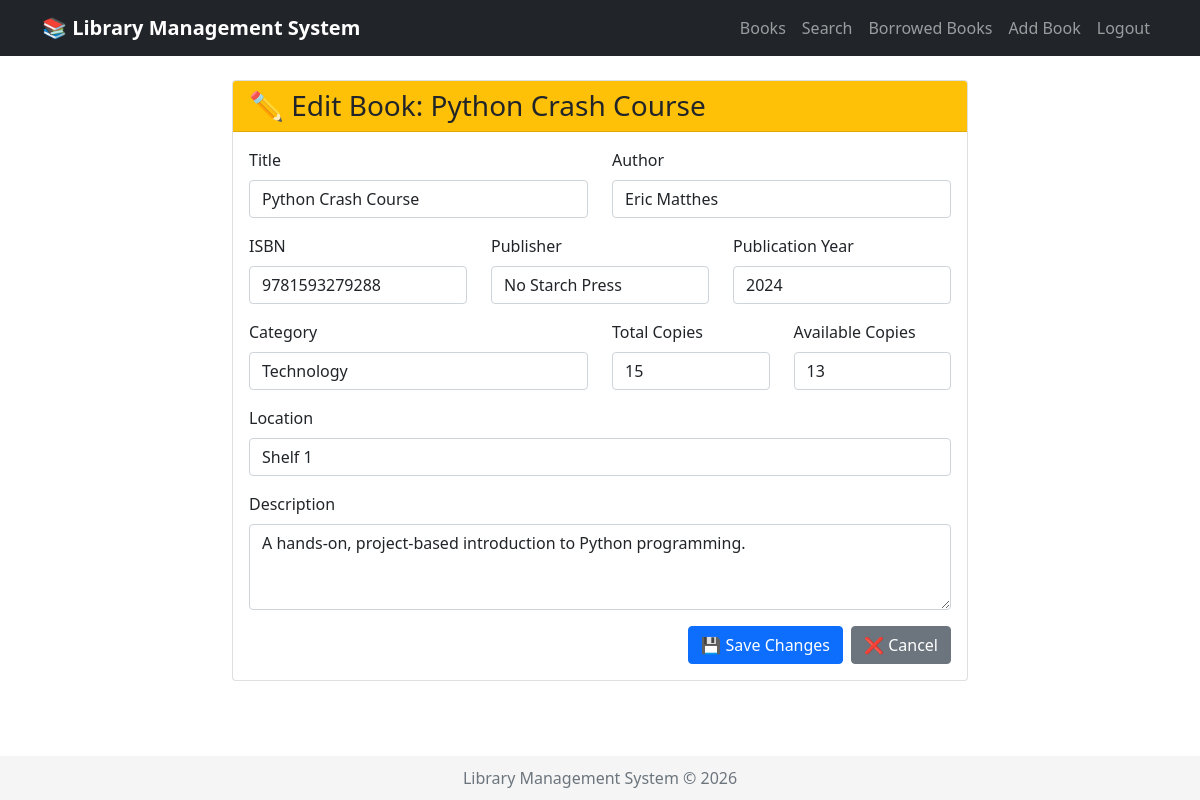
The app's page /books/edit/3/ (signed in) with its own data.
### books/models.py (models this page shows, shortened)
class Book(models.Model):
    title = models.CharField(max_length=200)
    author = models.CharField(max_length=100)
    isbn = models.CharField(max_length=13, unique=True)
    publisher = models.CharField(max_length=100)
    publication_year = models.IntegerField()
    category = models.CharField(max_length=50)
    total_copies = models.IntegerField(default=1)
    available_copies = models.IntegerField(default=1)
    location = models.CharField(max_length=50, blank=True)
    description = models.TextField(blank=True)
    created_at = models.DateTimeField(auto_now_add=True)
    updated_at = models.DateTimeField(auto_now=True)
    class Meta:
        ordering = ['title']

### books/views.py (the view)
# urls.py: path('books/edit/<int:book_id>/', views.edit_book, name='edit_book'),
@login_required
@user_passes_test(is_admin)
def edit_book(request, book_id):
    book = get_object_or_404(Book, id=book_id)
    if request.method == 'POST':
        form = BookForm(request.POST, instance=book)
        if form.is_valid():
            form.save()
            messages.success(request, f'Book "{book.title}" updated successfully!')
            return redirect('book_list')
    else:
        form = BookForm(instance=book)
    return render(request, 'edit_book.html', {'form': form, 'book': book})

### books/views.py (called while the page is built)
def is_admin(user):
    return user.is_staff or user.is_superuser

### books/templates/edit_book.html (shortened to what this page needs)
{% extends 'base.html' %}
{% block content %}
<div class="row">
    <div class="col-md-8 offset-md-2">
        <div class="card">
            <div class="card-header bg-warning">
                <h3 class="mb-0">✏️ Edit Book: {{ book.title }}</h3>
            </div>
            <div class="card-body">
                <form method="post">
                    <div class="row">
                        <div class="col-md-6 mb-3">
                            <label for="{{ form.title.id_for_label }}" class="form-label">Title</label>
                            {{ form.title }}
                        </div>
                        <div class="col-md-6 mb-3">
                            <label for="{{ form.author.id_for_label }}" class="form-label">Author</label>
                            {{ form.author }}
                        </div>
                    </div>
                    <div class="row">
                        <div class="col-md-4 mb-3">
                            <label for="{{ form.isbn.id_for_label }}" class="form-label">ISBN</label>
                            {{ form.isbn }}
                        </div>
                        <div class="col-md-4 mb-3">
                            <label for="{{ form.publisher.id_for_label }}" class="form-label">Publisher</label>
                            {{ form.publisher }}
                        </div>
                        <div class="col-md-4 mb-3">
                            <label for="{{ form.publication_year.id_for_label }}" class="form-label">Publication Year</label>
                            {{ form.publication_year }}
                        </div>
                    </div>
                    <div class="row">
                        <div class="col-md-6 mb-3">
                            <label for="{{ form.category.id_for_label }}" class="form-label">Category</label>
                            {{ form.category }}
                        </div>
                        <div class="col-md-3 mb-3">
                            <label for="{{ form.total_copies.id_for_label }}" class="form-label">Total Copies</label>
                            {{ form.total_copies }}
                        </div>
                        <div class="col-md-3 mb-3">
                            <label for="{{ form.available_copies.id_for_label }}" class="form-label">Available Copies</label>
                            {{ form.available_copies }}
                        </div>
                    </div>
                    <div class="mb-3">
                        <label for="{{ form.location.id_for_label }}" class="form-label">Location</label>
                        {{ form.location }}
                    </div>
                    <div class="mb-3">
                        <label for="{{ form.description.id_for_label }}" class="form-label">Description</label>
                        {{ form.description }}
                    </div>
                    <div class="d-grid gap-2 d-md-flex justify-content-md-end">
                        <button type="submit" class="btn btn-primary">💾 Save Changes</button>
                        <a href="{% url 'book_list' %}" class="btn btn-secondary">❌ Cancel</a>
                    </div>
                </form>
            </div>
        </div>
    </div>
</div>
{% endblock %}

### records on screen
Book: title "Python Crash Course", author "Eric Matthes", isbn "9781593279288", publisher "No Starch Press", publication_year "2024", category "Technology", total_copies "15", available_copies "13", location "Shelf 1", description "A hands-on, project-based introduction to Python programming."
